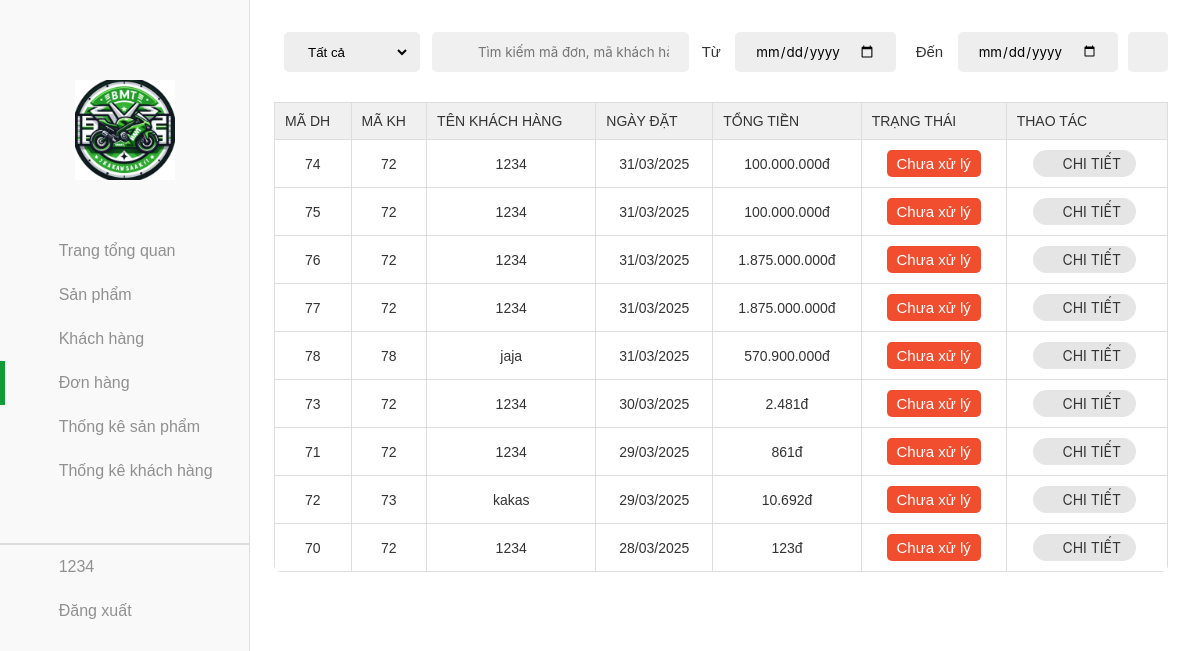
The page /donhang/donhang.php (signed in) on the database its author committed.
### tables this page shows
CREATE TABLE `orders` (
  `id` int(11) NOT NULL,
  `customer_id` int(11) NOT NULL,
  `total` varchar(255) DEFAULT NULL,
  `note` text DEFAULT NULL,
  `payment_method` varchar(50) DEFAULT NULL,
  `delivery_type` varchar(50) DEFAULT NULL,
  `created_at` date NOT NULL DEFAULT current_timestamp(),
  `status` enum('chuaxuly','daxuly','dagiao','chuagiao') NOT NULL DEFAULT 'chuaxuly',
  `recipient_name` varchar(255) NOT NULL,
  `recipient_phone` varchar(20) NOT NULL,
  `address` varchar(255) NOT NULL
);

CREATE TABLE `customer` (
  `id` int(20) NOT NULL,
  `name` varchar(20) NOT NULL,
  `contact` varchar(11) NOT NULL,
  `joindate` date NOT NULL,
  `status` int(255) NOT NULL,
  `password` varchar(255) NOT NULL,
  `email` varchar(255) NOT NULL,
  `address` varchar(255) NOT NULL,
  `role` varchar(255) NOT NULL
);

### donhang/donhang.php (the view, shortened to what this page needs)
<?php
$servername = "localhost";
$username = "root";
$password = "";
$dbname = "admindoan";
$conn = new mysqli($servername, $username, $password, $dbname);
$sql = "SELECT
            orders.id AS order_id,
            orders.customer_id,
            orders.total,
            orders.created_at,
            orders.status,
            orders.recipient_name,
            orders.recipient_phone,
            orders.delivery_type,
            orders.address,
            orders.note,
            customer.name AS customer_name
        FROM orders
        INNER JOIN customer ON orders.customer_id = customer.id
        ORDER BY orders.created_at DESC";
$result = $conn->query($sql);
$orders = [];
if ($result->num_rows > 0) {
    while ($row = $result->fetch_assoc()) {
        $orderId = $row['order_id'];
        $sql_details = "SELECT order_details.*, products.tensp, products.hinhanh
                        FROM order_details
                        INNER JOIN products ON order_details.product_id = products.id
                        WHERE order_details.order_id = $orderId";
        $details_result = $conn->query($sql_details);
        $details = [];
        while ($detail = $details_result->fetch_assoc()) {
            $details[] = $detail;
        }
        $row['details'] = $details;
        $orders[] = $row;
    }
}
?>
<!DOCTYPE html>
<html lang="en">
<head>
    <link rel="stylesheet" href="../assets/css/admin.css">
    <link href="../assets/font/font-awesome-pro-v6-6.2.0/css/all.min.css" rel="stylesheet" />
</head>
<body>
    <div class="container">
        <aside class="sidebar open">
            <div class="top-sidebar">
                <a href="#" class="channel-logo"><img src="../image/logo.png" alt="Channel Logo"></a>
                <div class="hidden-sidebar your-channel"><img src=""
                </div>
            </div>
            <div class="middle-sidebar">
                <ul class="sidebar-list">
                    <li class="sidebar-list-item tab-content ">
                        <a href="../admin.php" class="sidebar-link">
                            <div class="sidebar-icon"><i class="fa-light fa-house"></i></div>
                            <div class="hidden-sidebar">Trang tổng quan</div>
                        </a>
                    </li>
                    <li class="sidebar-list-item tab-content">
                        <a href="../sanpham/sanpham.php" class="sidebar-link">
                            <div class="sidebar-icon"><i class="fa-thin fa-motorcycle"></i></div>
                            <div class="hidden-sidebar">Sản phẩm</div>
                        </a>
                    </li>
                    <li class="sidebar-list-item tab-content ">
                        <a href="../khachhang/khachhang.php" class="sidebar-link">
                            <div class="sidebar-icon"><i class="fa-light fa-users"></i></div>
                            <div class="hidden-sidebar">Khách hàng</div>
                        </a>
                    </li>
                    <li class="sidebar-list-item tab-content active">
                        <a href="../donhang/donhang.php" class="sidebar-link">
                            <div class="sidebar-icon"><i class="fa-light fa-basket-shopping"></i></div>
                            <div class="hidden-sidebar">Đơn hàng</div>
                        </a>
                    </li>
                    <li class="sidebar-list-item tab-content">
                        <a href="../thongkesp/thongke.php" class="sidebar-link">
                            <div class="sidebar-icon"><i class="fa-light fa-chart-simple"></i></div>
                            <div class="hidden-sidebar">Thống kê sản phẩm</div>
                        </a>
                    </li>
                    <li class="sidebar-list-item tab-content">
                        <a href="../thongkekh/thongkekh.php" class="sidebar-link">
                            <div class="sidebar-icon"><i class="fa-light fa-chart-simple"></i></div>
                            <div class="hidden-sidebar">Thống kê khách hàng</div>
                        </a>
                    </li>
                    <li class="sidebar-list-item user-logout" style="border-top: 2px solid rgba(0,0,0,0.12);">
                        <a href="#" class="sidebar-link">
                            <div class="sidebar-icon"><i class="fa-light fa-circle-user"></i></div>
                            <div class="hidden-sidebar" id="name-acc">
                                <?php echo $_SESSION['username']; ?>
                            </div>
                        </a>
                    </li>
                    <li class="sidebar-list-item user-logout">
                        <a href="../index.php" class="sidebar-link">
                            <div class="sidebar-icon"><i class="fa-light fa-arrow-right-from-bracket"></i></div>
                            <div class="hidden-sidebar" id="logoutacc">Đăng xuất</div>
                        </a>
                    </li>
                </ul>
            </div>
        </aside>
        <main class="content">
            <div class="section">
                <div class="admin-control">
                    <div class="admin-control-left">
                        <select name="tinh-trang" id="tinh-trang">
                            <option value="2">Tất cả</option>
                        </select>
                    </div>
                    <div class="admin-control-center">
                        <form action="" class="form-search">
                            <span class="search-btn"><i class="fa-light fa-magnifying-glass"></i></span>
                            <input id="form-search-order" type="text" class="form-search-input"
                                placeholder="Tìm kiếm mã đơn, mã khách hàng, tên khách hàng...">
                        </form>
                    </div>
                    <div class="admin-control-right">
                        <form action="" class="fillter-date">
                            <div>
                                <label for="time-start">Từ</label>
                                <input type="date" class="form-control-date" id="time-start">
                            </div>
                            <div>
                                <label for="time-end">Đến</label>
                                <input type="date" class="form-control-date" id="time-end">
                            </div>
                        </form>
                        <button class="btn-reset-order"><i class="fa-light fa-arrow-rotate-right"></i></button>
                    </div>
                </div>
                <div class="table">
                    <table width="100%">
                        <thead>
                            <tr>
                                <td>Mã DH</td>
                                <td>Mã KH</td>
                                <td>Tên khách hàng</td>
                                <td>Ngày đặt</td>
                                <td>Tổng tiền</td>
                                <td>Trạng thái</td>
                                <td>Thao tác</td>
                            </tr>
                        </thead>
                        <tbody id="showOrder">
                            <?php foreach ($orders as $order):
                                $orderId = $order['order_id'];
                                $customerId = str_pad($order['customer_id'], 2, '0', STR_PAD_LEFT);
                                $customerName = htmlspecialchars($order['customer_name']);
                                $createdDate = date('d/m/Y', strtotime($order['created_at']));
                                $total = number_format($order['total'], 0, ',', '.') . 'đ';
                                $statusText = $order['status'] == 1
                                    ? '<span class="status-complete">Đã xử lý</span>'
                                    : '<span class="status-no-complete">Chưa xử lý</span>';
                                $details_json = htmlspecialchars(json_encode($order['details']), ENT_QUOTES, 'UTF-8');
                            ?>
                                <tr>
                                    <td><?= $orderId ?></td>
                                    <td><?= $customerId ?></td>
                                    <td><?= $customerName ?></td>
                                    <td><?= $createdDate ?></td>
                                    <td><?= $total ?></td>
                                    <td><?= $statusText ?></td>
                                    <td class="control">
                                        <button class="btn-detail view-order-btn"
                                            data-order-id="<?= $orderId ?>"
                                            data-customer-name="<?= $customerName ?>"
                                            data-created-date="<?= $createdDate ?>"
                                            data-total="<?= $total ?>"
                                            data-status="<?= $order['status'] ?>"
                                            data-recipient-name="<?= htmlspecialchars($order['recipient_name']) ?>"
                                            data-recipient-phone="<?= htmlspecialchars($order['recipient_phone']) ?>"
                                            data-delivery-type="<?= htmlspecialchars($order['delivery_type']) ?>"
                                            data-address="<?= htmlspecialchars($order['address']) ?>"
                                            data-note="<?= htmlspecialchars($order['note']) ?: 'Không có' ?>"
                                            data-products='<?= $details_json ?>'>
                                            <i class="fa-regular fa-eye"></i> Chi tiết
                                        </button>
                                    </td>
                                </tr>
                            <?php endforeach; ?>
                        </tbody>
                    </table>
                </div>
            </div>
        </main>
    </div>
</body>
</html>

### rows shown on the page
orders: id "74", customer "72", customer.name "1234", created_at "31/03/2025", total "100.000.000đ", status "Chưa xử lý"
orders: id "75", customer "72", customer.name "1234", created_at "31/03/2025", total "100.000.000đ", status "Chưa xử lý"
orders: id "76", customer "72", customer.name "1234", created_at "31/03/2025", total "1.875.000.000đ", status "Chưa xử lý"
orders: id "77", customer "72", customer.name "1234", created_at "31/03/2025", total "1.875.000.000đ", status "Chưa xử lý"
orders: id "78", customer "78", customer.name "jaja", created_at "31/03/2025", total "570.900.000đ", status "Chưa xử lý"
orders: id "73", customer "72", customer.name "1234", created_at "30/03/2025", total "2.481đ", status "Chưa xử lý"
orders: id "71", customer "72", customer.name "1234", created_at "29/03/2025", total "861đ", status "Chưa xử lý"
orders: id "72", customer "73", customer.name "kakas", created_at "29/03/2025", total "10.692đ", status "Chưa xử lý"
orders: id "70", customer "72", customer.name "1234", created_at "28/03/2025", total "123đ", status "Chưa xử lý"

### other values the page prints
$_SESSION['username'] "1234"
